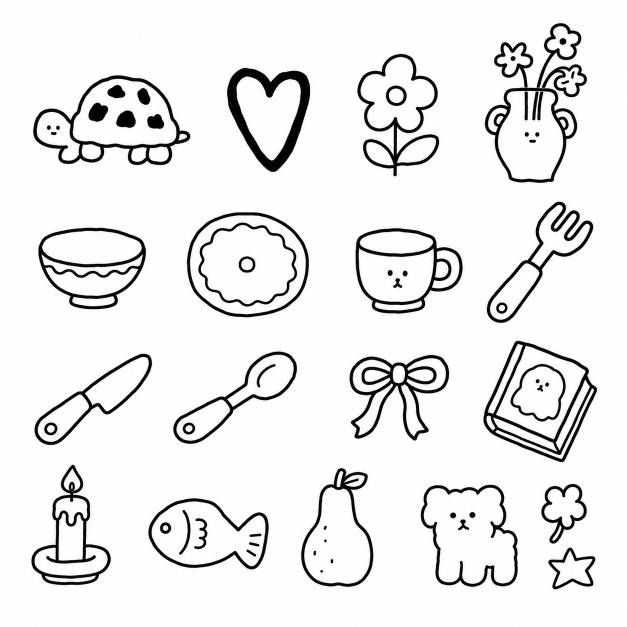
#> input picture assets/motif-source/sheet-v1.png, 1254 x 1254 px (shown at 1/2 size)
$ python vectorize.py
#> lines starting #> are read from the running program, lines starting #| are printed output that depends on the picture; after the words box and inside, x2 and y2 are one past the last pixel; in counts of white or black regions, pixels touching at a corner belong together
# -*- coding: utf-8 -*-
"""레퍼런스 시트(PNG) → 개별 모티프 SVG.

선 그림이므로 윤곽선을 따서 evenodd로 채우면 원본과 사실상 같은 벡터가 된다.
재작도가 아니라 '따기'다 — 형태는 원본 그대로 보존된다.
사용: python vectorize.py [png경로]
"""
import cv2, numpy as np, io, os, sys

SRC = sys.argv[1] if len(sys.argv) > 1 else os.path.join(os.path.dirname(os.path.abspath(__file__)), "..", "assets", "motif-source", "sheet-v1.png")
OUT = os.path.dirname(os.path.abspath(__file__))

NAMES = ["turtle","heart","flower","vase",
         "bowl","plate","cup","fork",
         "knife","spoon","ribbon","book",
         "candle","fish","pear","dog","clover","star"]
KO = {"turtle":"거북이","heart":"하트","flower":"꽃","vase":"화병과 꽃","bowl":"볼","plate":"접시",
      "cup":"잔","fork":"포크","knife":"나이프","spoon":"수저","ribbon":"리본","book":"책",
      "candle":"초","fish":"물고기","pear":"배","dog":"강아지","clover":"클로버","star":"별"}
CHARS = {"turtle","dog"}          # 캐릭터로 분류 → char-*.svg

def load(path):
    img = cv2.imdecode(np.fromfile(path, dtype=np.uint8), cv2.IMREAD_GRAYSCALE)
#> img is the input picture: shape (1254, 1254); min 0, max 255, mean 233.9
    return (img < 128).astype(np.uint8)
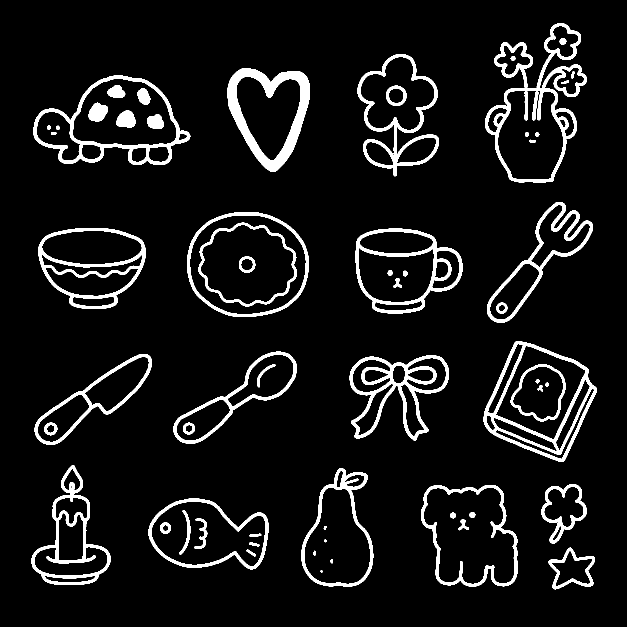
#> returned value: shape (1254, 1254) (shown at 1/2 size); values 0 (black) and 1 (white), 7.9% white; 64 white regions (1 under 20 px), largest, box (x1, y1, x2, y2) and area: (970, 46, 1174, 366) 10523, (454, 136, 620, 344) 10307, (967, 682, 1194, 924) 8944

def clusters(ink):
    h, w = ink.shape
#> h = 1254; w = 1254
    k = max(3, int(min(h, w) * 0.022)) | 1
#> k = 27
    n, lab, stats, _ = cv2.connectedComponentsWithStats(
        cv2.dilate(ink, np.ones((k, k), np.uint8)), 8)
#> lab: shape (1254, 1254) int32; 19 distinct labels, from 0 to 18
#> n = 19; stats = 19 rows, first 6: [0, 0, 1254, 1254, 980536], [957, 33, 230, 346, 53074], [702, 95, 189, 271, 37433], [441, 123, 192, 234, 28846], [54, 138, 340, 205, 49879], [961, 391, 238, 268, 29231]
    bs = [list(stats[i][:4]) for i in range(1, n) if stats[i][4] >= h*w*0.0004]
#> bs = 18 items, first 6: [957, 33, 230, 346], [702, 95, 189, 271], [441, 123, 192, 234], [54, 138, 340, 205], [961, 391, 238, 268], [361, 412, 270, 235]

    # 겹치거나 포함된 상자 병합 (접시 가운데 점 등)
    def overlap(a, b):
        return not (a[0]+a[2] < b[0] or b[0]+b[2] < a[0] or a[1]+a[3] < b[1] or b[1]+b[3] < a[1])
    changed = True
    while changed:
        changed = False
        for i in range(len(bs)):
            for j in range(i+1, len(bs)):
                if overlap(bs[i], bs[j]):
                    x0 = min(bs[i][0], bs[j][0]); y0 = min(bs[i][1], bs[j][1])
                    x1 = max(bs[i][0]+bs[i][2], bs[j][0]+bs[j][2])
                    y1 = max(bs[i][1]+bs[i][3], bs[j][1]+bs[j][3])
                    bs[i] = [x0, y0, x1-x0, y1-y0]; bs.pop(j); changed = True; break
            if changed: break
#> after the loop, bs = 17 items, first 6: [957, 33, 230, 346], [702, 95, 189, 271], [441, 123, 192, 234], [54, 138, 340, 205], [961, 391, 238, 268], [361, 412, 270, 235]

    # 세로로 붙어버린 덩어리는 빈 줄에서 분리 (클로버 + 별)
    out = []
    for x, y, bw, bh in bs:
        sub = ink[y:y+bh, x:x+bw]
        rowsum = sub.sum(axis=1)
        gaps, run = [], 0
        for r, v in enumerate(rowsum):
            if v == 0: run += 1
            else:
                if run > max(6, bh*0.03): gaps.append((r-run, r))
                run = 0
        if gaps and bh > bw*1.4:
            cuts = [0] + [ (g[0]+g[1])//2 for g in gaps ] + [bh]
            for a, b in zip(cuts, cuts[1:]):
                if b-a > bh*0.15:
                    seg = sub[a:b]
                    ys, xs = np.nonzero(seg)
                    if len(xs) == 0: continue
                    out.append([x+xs.min(), y+a+ys.min(), xs.max()-xs.min()+1, ys.max()-ys.min()+1])
        else:
            out.append([x, y, bw, bh])
#> this loop made 17 passes
#> (x, y, bw, bh, cuts) on passes 1, 2, 13, 14, 15: (957, 33, 230, 346, [0, 6, 346]), (702, 95, 189, 271, [0, 6, 271]), (50, 917, 184, 266, [0, 6, 266]), (590, 923, 170, 264, [0, 6, 264]), (1070, 955, 133, 237, [0, 6, 136, 237])
#> (x, y, bw, bh) on passes 3 to 8: (441, 123, 192, 234), (54, 138, 340, 205), (961, 391, 238, 268), (361, 412, 270, 235), (64, 443, 241, 188), (698, 444, 240, 196)
#> pass 1, in clusters, `sub = ink[y:y+bh, x:x+bw]`:
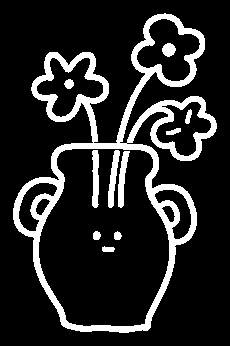
#> sub: shape (346, 230); values 0 (black) and 1 (white), 15.2% white; 11 white regions, largest, box (x1, y1, x2, y2) and area: (13, 13, 217, 333) 10523, (108, 150, 120, 208) 344, (92, 150, 99, 208) 342
#> after the loop:
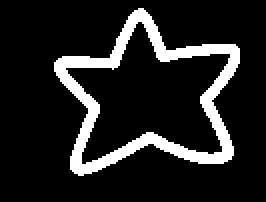
#> seg: shape (101, 133) (shown 2 times larger); values 0 (black) and 1 (white), 13.1% white; 1 white region, box (x1, y1, x2, y2) and area: (27, 4, 120, 88) 1762
#> after the loop, out = 18 items, first 6: [970, 46, 204, 320], [715, 108, 163, 245], [441, 123, 192, 234], [54, 138, 340, 205], [961, 391, 238, 268], [361, 412, 270, 235]

    # 행 단위 정렬
    h_ = ink.shape[0]
#> h_ = 1254
    out.sort(key=lambda b: b[1])
    rows, cur, base = [], [], None
    for b in out:
        cy = b[1] + b[3]/2
        if base is None or abs(cy - base) < h_*0.075:
            cur.append(b); base = cy if base is None else (base+cy)/2
        else:
            rows.append(sorted(cur, key=lambda z: z[0])); cur = [b]; base = cy
#> this loop made 18 passes
#> (b, cy, base) on passes 1, 2, 3, 4, 6, 7, 8, 10, 11, 12, 14, 15: ([970, 46, 204, 320], 206, 206), ([715, 108, 163, 245], 230.5, 218.2), ([441, 123, 192, 234], 240, 229.1), ([54, 138, 340, 205], 240.5, 234.8), ([361, 412, 270, 235], 529.5, 527.2), ([64, 443, 241, 188], 537, 532.1), ([698, 444, 240, 196], 542, 537.1), ([334, 690, 273, 210], 795, 799), ([56, 695, 261, 208], 799, 799), ([686, 697, 225, 197], 795.5, 797.2), ([603, 936, 144, 238], 1055, 1052.5), ([829, 957, 219, 229], 1071.5, 1062)
#> (cy, cur, base) on passes 5, 9, 13: (525, [[961, 391, 238, 268]], 525), (803, [[954, 669, 253, 268]], 803), (1050, [[63, 930, 158, 240]], 1050)
#> after the loop, rows = 3 items
    if cur: rows.append(sorted(cur, key=lambda z: z[0]))
    return [b for r in rows for b in r]

# ---------------------------------------------------------------- 보정 단계
FACE_SWAP = [("cup", "vase")]      # (대상, 가져올 얼굴)

def _parts(ink, box, frac=0.02):
    x, y, bw, bh = box
    sub = ink[y:y+bh, x:x+bw]
    n, lab, st, _ = cv2.connectedComponentsWithStats(sub, 8)
    return sub, lab, [(i, st[i]) for i in range(1, n) if st[i][4] < bw*bh*frac]

def face_box(parts, ylo=0.0, yhi=1.0, bh=1):
    """얼굴로 볼 조각들의 합집합 상자"""
    sel = [(i, st) for i, st in parts if ylo*bh <= st[1] <= yhi*bh]
    if not sel: return None, []
    x0 = min(st[0] for _, st in sel); y0 = min(st[1] for _, st in sel)
    x1 = max(st[0]+st[2] for _, st in sel); y1 = max(st[1]+st[3] for _, st in sel)
    return (x0, y0, x1-x0, y1-y0), sel

def swap_faces(ink, boxes, names):
    """한 모티프의 얼굴을 다른 모티프의 얼굴로 갈아 끼운다 (원본 픽셀 그대로 이식)"""
    for dst_name, src_name in FACE_SWAP:
        if dst_name not in names or src_name not in names: continue
        di, si = names.index(dst_name), names.index(src_name)
        dx, dy, dbw, dbh = boxes[di]; sx, sy, sbw, sbh = boxes[si]
        dsub, dlab, dparts = _parts(ink, boxes[di])
        ssub, slab, sparts = _parts(ink, boxes[si])
        dfb, dsel = face_box(dparts, 0.25, 0.85, dbh)
        sfb, ssel = face_box(sparts, 0.60, 0.95, sbh)      # 화병 얼굴은 아래쪽
        if not dfb or not sfb: continue
        # 대상 얼굴 지우기
        for i, st in dsel:
            ink[dy:dy+dbh, dx:dx+dbw][dlab == i] = 0
        # 원본 얼굴 오려서 눈 간격 비율로 확대 후 이식
        fx, fy, fw, fh = sfb
        patch = np.zeros((fh, fw), np.uint8)
        for i, st in ssel:
            m = (slab[fy:fy+fh, fx:fx+fw] == i)
            patch[m] = 1
        k = dfb[2] / max(1, fw)
        nw, nh = max(1, int(round(fw*k))), max(1, int(round(fh*k)))
        patch = cv2.resize(patch, (nw, nh), interpolation=cv2.INTER_NEAREST)
        cx = dx + dfb[0] + dfb[2]//2; cy = dy + dfb[1] + dfb[3]//2
        px, py = cx - nw//2, cy - nh//2
        region = ink[py:py+nh, px:px+nw]
        region[patch > 0] = 1
    return ink

def stroke_width(sub):
    """획 두께 추정 — 폭 w의 선은 거리변환이 0..w/2 균일 -> 중앙값의 4배"""
    dt = cv2.distanceTransform(sub, cv2.DIST_L2, 5)
    v = dt[sub > 0]
    return float(4*np.median(v)) if len(v) else 1.0

def normalize(sub, target, box=100.0, pad=4.0, cap=1.0):
    """viewBox로 줄였을 때의 '보이는 두께'를 target에 맞춘다"""
    h, w = sub.shape
    scale = (box - pad*2)/max(w, h)
    cur = stroke_width(sub)*scale
    if cur >= target: return sub          # 원본보다 얇게 깎지 않는다
    r = (target - cur)/scale/2*cap
    k = int(round(min(r, 4.0)))          # 과도한 변형은 디테일을 먹는다
    if k < 1: return sub
    ker = cv2.getStructuringElement(cv2.MORPH_ELLIPSE, (2*k+1, 2*k+1))
    return cv2.dilate(sub, ker)

def trace(sub, box=100.0, pad=4.0):
    """윤곽선 → SVG path (evenodd 채움). potrace 베지어 — 직선 근사 대신 매끈한 곡선."""
    import potrace
    SCALE = 2
    m = cv2.resize(sub, None, fx=SCALE, fy=SCALE, interpolation=cv2.INTER_LINEAR)
    m = cv2.GaussianBlur(m.astype(np.float32), (0, 0), 1.2) > 0.5
    m = np.pad(m, 4)
    H, W = m.shape
    s = (box - pad*2) / max(W, H)
    ox = (box - W*s)/2; oy = (box - H*s)/2
    path = potrace.Bitmap(np.logical_not(m)).trace(turdsize=10, alphamax=1.0, opticurve=True, opttolerance=0.3)
    d = []
    for c in path:
        p = c.start_point; d.append("M%.2f,%.2f" % (ox + p.x*s, oy + p.y*s))
        for seg in c:
            e = seg.end_point
            if seg.is_corner:
                d.append("L%.2f,%.2fL%.2f,%.2f" % (ox+seg.c.x*s, oy+seg.c.y*s, ox+e.x*s, oy+e.y*s))
            else:
                d.append("C%.2f,%.2f %.2f,%.2f %.2f,%.2f" % (ox+seg.c1.x*s, oy+seg.c1.y*s,
                         ox+seg.c2.x*s, oy+seg.c2.y*s, ox+e.x*s, oy+e.y*s))
        d.append("Z")
    return "".join(d)

TPL = ('<svg xmlns="http://www.w3.org/2000/svg" viewBox="0 0 100 100" width="100" height="100"\n'
       '     fill="currentColor" fill-rule="evenodd" stroke="none" color="#262320">\n'
       '  <title>{t}</title>\n  <path d="{d}"/>\n</svg>\n')

if __name__ == "__main__":
    ink = load(SRC)
    bs = clusters(ink)
#> bs = 18 items, first 6: [54, 138, 340, 205], [441, 123, 192, 234], [715, 108, 163, 245], [970, 46, 204, 320], [64, 443, 241, 188], [361, 412, 270, 235]
    print("clusters:", len(bs))
#| clusters: 18
    ink = swap_faces(ink, bs, NAMES)
#> the loop in swap_faces, `for dst_name, src_name in FACE_SWAP:` made 1 pass
#> (dx, dy, dbw, dbh, sx, sy, sbw, sbh) on pass 1: (698, 444, 240, 196, 970, 46, 204, 320)
#> pass 1, in _parts, `n, lab, st, _ = cv2.connectedComponentsWithStats(sub, 8)`:
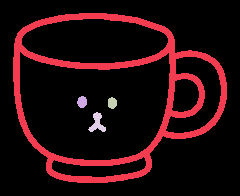
#> lab: shape (196, 240) int32; 5 distinct labels, from 0 to 4; one colour per label, 0 black
#> pass 1, in _parts (call 2), `n, lab, st, _ = cv2.connectedComponentsWithStats(sub, 8)`:
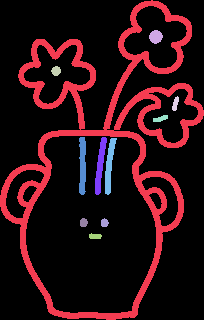
#> lab: shape (320, 204) int32; 12 distinct labels, from 0 to 11; one colour per label, 0 black
#> after the loop in swap_faces, `for dst_name, src_name in FACE_SWAP:`: patch: shape (29, 40); values 0 (black) and 1 (white), 28.7% white; 3 white regions, box (x1, y1, x2, y2) and area: (0, 0, 12, 13) 121, (29, 0, 40, 13) 109, (13, 21, 31, 29) 103

    # 기준 두께 = 하트의 보이는 두께
    hi = NAMES.index("heart"); hx, hy, hw, hh = bs[hi]
#> after `hx, hy, hw, hh = bs[hi]`: hx = 441; hy = 123; hw = 192; hh = 234
    hsub = ink[hy:hy+hh, hx:hx+hw]
    HEART = stroke_width(hsub) * (92.0/max(hw, hh))
#> in stroke_width, `dt = cv2.distanceTransform(sub, cv2.DIST_L2, 5)`:
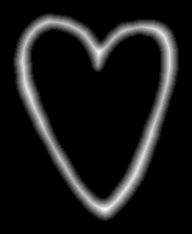
#> dt: shape (234, 192) float32; min 0, max 11.59, mean 1.13; drawn with min black and max white
#> in stroke_width, `v = dt[sub > 0]`: v = 10307 values, max 11.59 at index 10044, min 1 at index 0, mean 4.91
#> HEART = 7.86
    TARGET = float(os.environ.get("TARGET", "5.2"))
    print("heart=%.2f  target=%.2f (viewBox units)" % (HEART, TARGET))
#| heart=7.86  target=5.20 (viewBox units)

    made = []
    for i, (x, y, bw, bh) in enumerate(bs):
        name = NAMES[i] if i < len(NAMES) else "item%02d" % i
        sub = normalize(ink[y:y+bh, x:x+bw], TARGET)
#> (the run stopped early here; a loop or call above may not have finished)
